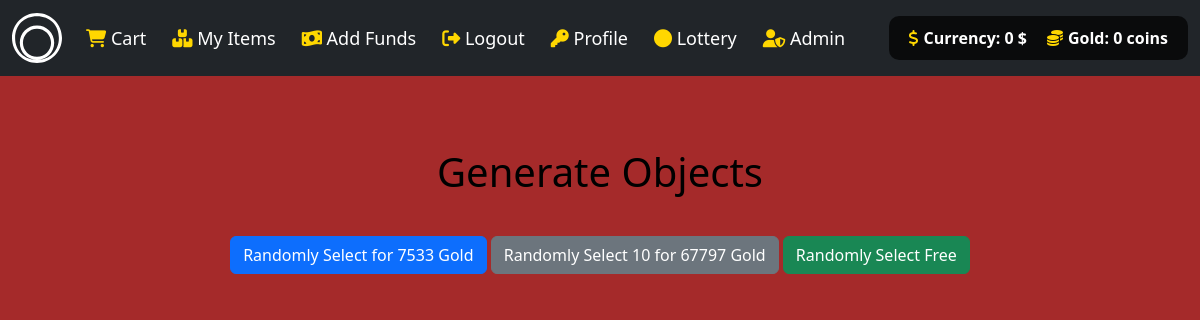
Page /lottery-wheel (signed in) on the earlier database version.
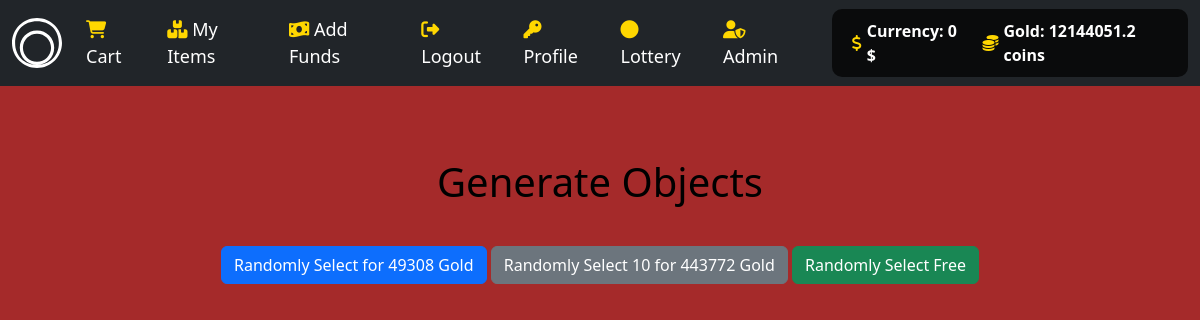
Same page on the later database version.
### tables this page shows
CREATE TABLE user_store(ID int PRIMARY KEY,Funds int,Gold int);

### main.py (the view)
@app.get("/lottery-wheel", response_class=HTMLResponse)
async def read_root(request: Request):
    user = request.session.get("user")
    L = balance_checker(user)
    L = list(L[0])
    modifier = mean_gold()
    return templates.TemplateResponse("wheel.html", {"request": request, "user": user, "cash": L[0], "cashG": L[1],"modifier": modifier})

### templates/wheel.html (shortened to what this page needs)
{% extends "layout.html" %}
{% block main %}
<body>
    <div class="container">
        <h1 class="my-4 text-center">Generate Objects</h1>
        <div class="text-center">
            <button class="btn btn-primary my-3" id="random-select-btn">Randomly Select for {{modifier}} Gold</button>
            <button class="btn btn-secondary my-3" id="random-select-10-btn">Randomly Select 10 for {{modifier*9}} Gold</button>
            <button class="btn btn-success my-3" id="random-select-free-btn">Randomly Select Free</button>
        </div>
    </div>
</body>
{% endblock %}

### templates/layout.html (shortened to what this page needs)
<!DOCTYPE html>
<html lang="en">
<head>
    <link href="https://cdn.jsdelivr.net/npm/bootstrap@5.2.3/dist/css/bootstrap.min.css" rel="stylesheet">
    <link href="https://cdnjs.cloudflare.com/ajax/libs/font-awesome/5.15.1/css/all.min.css" rel="stylesheet">
    <link href="/static/CSSS.css" rel="stylesheet">
</head>
<body>
    <nav class="navbar navbar-expand-lg navbar-dark bg-dark">
        <div class="container-fluid">
            <a class="navbar-brand" href="/">
            </a>
            <div class="collapse navbar-collapse" id="mynavbar">
                {% if user %}
                <ul class="navbar-nav me-auto">
                    <li class="nav-item"><a class="nav-link" href="/cart"><i class="fas fa-shopping-cart"></i> Cart</a></li>
                    <li class="nav-item"><a class="nav-link" href="/objs"><i class="fas fa-boxes"></i> My Items</a></li>
                    <li class="nav-item"><a class="nav-link" href="/buy"><i class="fas fa-money-bill-wave"></i> Add Funds</a></li>
                    <li class="nav-item"><a class="nav-link" href="/logout"><i class="fas fa-sign-out-alt"></i> Logout</a></li>
                    <li class="nav-item"><a class="nav-link" href="/profile"><i class="fas fa-key"></i> Profile </a></li>
                    <li class="nav-item"><a class="nav-link" href="/lottery-wheel"><i class="fas fa-circle"></i> Lottery</a></li>
                    {% if user == 1 %}
                    <li class="nav-item"><a class="nav-link" href="/admin"><i class="fas fa-user-shield"></i> Admin</a></li>
                    {% endif %}
                </ul>
                <div class="balance-widget">
                    <div class="value">
                        <i class="fas fa-dollar-sign"></i> Currency: {{ cash }} $
                    </div>
                    <div class="value">
                        <i class="fas fa-coins"></i> Gold: {{ cashG }} coins
                    </div>
                </div>
                {% else %}
                <ul class="navbar-nav me-auto">
                    <li class="nav-item"><a class="nav-link" href="/register"><i class="fas fa-user-plus"></i> Register</a></li>
                    <li class="nav-item"><a class="nav-link" href="/login"><i class="fas fa-sign-in-alt"></i> Login</a></li>
                </ul>
                {% endif %}
            </div>
        </div>
    </nav>
    <main class="container-fluid py-5 text-center main-content">
        {% block main %}{% endblock %}
    </main>
</body>
</html>

Differences in the rows shown:
now on this page (row edited): user_store: Gold "12144051.2"
Other differences:
{{ modifier }}: "7533" → "49308"
{{ modifier*9 }}: "67797" → "443772"
{{ cashG }}: "0" → (not shown)
